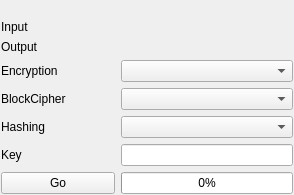
<?xml version="1.0" encoding="UTF-8"?>
<ui version="4.0">
 <class>FastEncryptUI</class>
 <widget class="QWidget" name="FastEncryptUI">
  <property name="geometry">
   <rect>
    <x>0</x>
    <y>0</y>
    <width>294</width>
    <height>178</height>
   </rect>
  </property>
  <property name="windowTitle">
   <string>Form</string>
  </property>
  <layout class="QGridLayout" name="gridLayout_2">
   <property name="leftMargin">
    <number>1</number>
   </property>
   <property name="topMargin">
    <number>20</number>
   </property>
   <property name="rightMargin">
    <number>1</number>
   </property>
   <property name="bottomMargin">
    <number>1</number>
   </property>
   <item row="0" column="0">
    <layout class="QGridLayout" name="gridLayout" columnstretch="2,3">
     <item row="3" column="0">
      <widget class="QLabel" name="lblBcm">
       <property name="text">
        <string>BlockCipher</string>
       </property>
      </widget>
     </item>
     <item row="1" column="0">
      <widget class="QLabel" name="lblOuptut">
       <property name="text">
        <string>Output</string>
       </property>
      </widget>
     </item>
     <item row="5" column="1">
      <widget class="QLineEdit" name="keyEdit"/>
     </item>
     <item row="4" column="0">
      <widget class="QLabel" name="lblHt">
       <property name="text">
        <string>Hashing</string>
       </property>
      </widget>
     </item>
     <item row="2" column="0">
      <widget class="QLabel" name="lblEac">
       <property name="text">
        <string>Encryption</string>
       </property>
      </widget>
     </item>
     <item row="5" column="0">
      <widget class="QLabel" name="lblKey">
       <property name="text">
        <string>Key</string>
       </property>
      </widget>
     </item>
     <item row="0" column="0">
      <widget class="QLabel" name="lblInput">
       <property name="text">
        <string>Input</string>
       </property>
      </widget>
     </item>
     <item row="6" column="0">
      <widget class="QPushButton" name="btnGo">
       <property name="text">
        <string>Go</string>
       </property>
      </widget>
     </item>
     <item row="6" column="1">
      <widget class="QProgressBar" name="progress">
       <property name="value">
        <number>0</number>
       </property>
      </widget>
     </item>
     <item row="2" column="1">
      <widget class="QComboBox" name="eacBox"/>
     </item>
     <item row="3" column="1">
      <widget class="QComboBox" name="bcmBox"/>
     </item>
     <item row="4" column="1">
      <widget class="QComboBox" name="htBox"/>
     </item>
    </layout>
   </item>
  </layout>
 </widget>
 <resources/>
 <connections/>
</ui>
